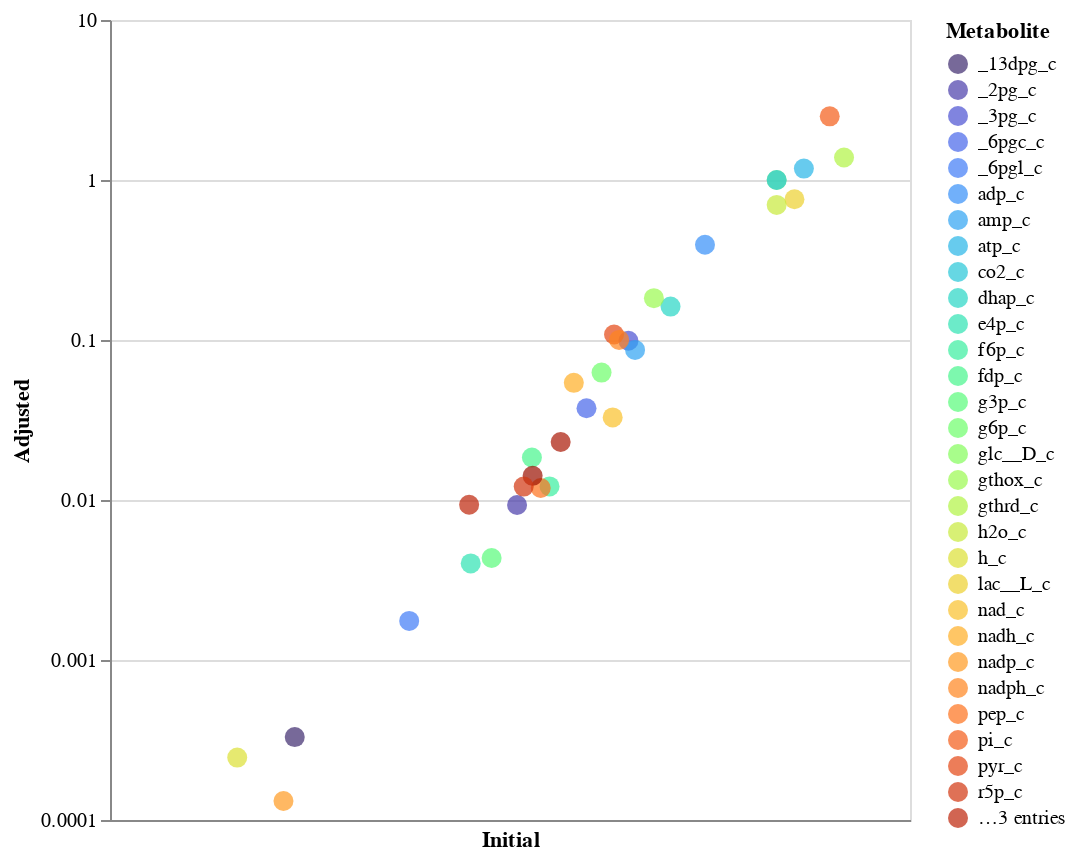

Source (notebook cell):
### Code cell
conc_fig_comp = alt.Chart(conc_fig_df).mark_circle(size= 100).encode(
    alt.X("Initial", axis=alt.Axis( tickCount=0), scale=alt.Scale(type='log')),
    alt.Y('Adjusted',axis=alt.Axis( tickCount=5), 
    scale=alt.Scale(type='log')), 

    alt.Color('Metabolite', scale=alt.Scale(scheme='turbo')), 
    tooltip=['Metabolite', "Initial", "Adjusted"]
).properties(
    width=400,
    height=400).interactive()
conc_fig_comp

### Figure 1 — Vega-Lite specification as saved in the notebook (floating-point values rounded to 4 significant figures)
{"config": {"view": {"continuousWidth": 400, "continuousHeight": 300}}, "data": {"name": "data-c3a6032e6bba7355a226c9df7aeeb99c"}, "mark": {"type": "circle", "size": 100}, "encoding": {"color": {"field": "Metabolite", "scale": {"scheme": "turbo"}, "type": "nominal"}, "tooltip": [{"field": "Metabolite", "type": "nominal"}, {"field": "Initial", "type": "quantitative"}, {"field": "Adjusted", "type": "quantitative"}], "x": {"axis": {"tickCount": 0}, "field": "Initial", "scale": {"type": "log"}, "type": "quantitative"}, "y": {"axis": {"tickCount": 5}, "field": "Adjusted", "scale": {"type": "log"}, "type": "quantitative"}}, "height": 400, "selection": {"selector001": {"type": "interval", "bind": "scales", "encodings": ["x", "y"]}}, "width": 400, "$schema": "https://vega.github.io/schema/vega-lite/v4.17.0.json", "datasets": {"data-c3a6032e6bba7355a226c9df7aeeb99c": [{"Initial": 1.0, "Adjusted": 1.0, "Metabolite": "glc__D_c"}, {"Initial": 0.0486, "Adjusted": 0.06259, "Metabolite": "g6p_c"}, {"Initial": 0.0198, "Adjusted": 0.01216, "Metabolite": "f6p_c"}, {"Initial": 0.0146, "Adjusted": 0.01843, "Metabolite": "fdp_c"}, {"Initial": 0.16, "Adjusted": 0.1617, "Metabolite": "dhap_c"}, {"Initial": 0.00728, "Adjusted": 0.004339, "Metabolite": "g3p_c"}, {"Initial": 0.000243, "Adjusted": 0.0003298, "Metabolite": "_13dpg_c"}, {"Initial": 0.0773, "Adjusted": 0.09897, "Metabolite": "_3pg_c"}, {"Initial": 0.0113, "Adjusted": 0.009305, "Metabolite": "_2pg_c"}, {"Initial": 0.017, "Adjusted": 0.01188, "Metabolite": "pep_c"}, {"Initial": 0.0603, "Adjusted": 0.1082, "Metabolite": "pyr_c"}, {"Initial": 1.36, "Adjusted": 0.7581, "Metabolite": "lac__L_c"}, {"Initial": 0.0589, "Adjusted": 0.03283, "Metabolite": "nad_c"}, {"Initial": 0.0301, "Adjusted": 0.05399, "Metabolite": "nadh_c"}, {"Initial": 0.08673, "Adjusted": 0.08673, "Metabolite": "amp_c"}, {"Initial": 0.29, "Adjusted": 0.3936, "Metabolite": "adp_c"}, {"Initial": 1.6, "Adjusted": 1.179, "Metabolite": "atp_c"}, {"Initial": 2.5, "Adjusted": 2.5, "Metabolite": "pi_c"}, {"Initial": 8.998e-05, "Adjusted": 0.0002456, "Metabolite": "h_c"}, {"Initial": 1.0, "Adjusted": 0.6988, "Metabolite": "h2o_c"}, {"Initial": 0.001754, "Adjusted": 0.001754, "Metabolite": "_6pgl_c"}, {"Initial": 0.03748, "Adjusted": 0.03748, "Metabolite": "_6pgc_c"}, {"Initial": 0.004937, "Adjusted": 0.009334, "Metabolite": "ru5p__D_c"}, {"Initial": 0.01478, "Adjusted": 0.01416, "Metabolite": "xu5p__D_c"}, {"Initial": 0.01267, "Adjusted": 0.01213, "Metabolite": "r5p_c"}, {"Initial": 0.02399, "Adjusted": 0.02303, "Metabolite": "s7p_c"}, {"Initial": 0.005075, "Adjusted": 0.004014, "Metabolite": "e4p_c"}, {"Initial": 0.0002, "Adjusted": 0.0001315, "Metabolite": "nadp_c"}, {"Initial": 0.0658, "Adjusted": 0.1001, "Metabolite": "nadph_c"}, {"Initial": 3.2, "Adjusted": 1.382, "Metabolite": "gthrd_c"}, {"Initial": 0.12, "Adjusted": 0.1826, "Metabolite": "gthox_c"}, {"Initial": 1.0, "Adjusted": 1.0, "Metabolite": "co2_c"}]}}
